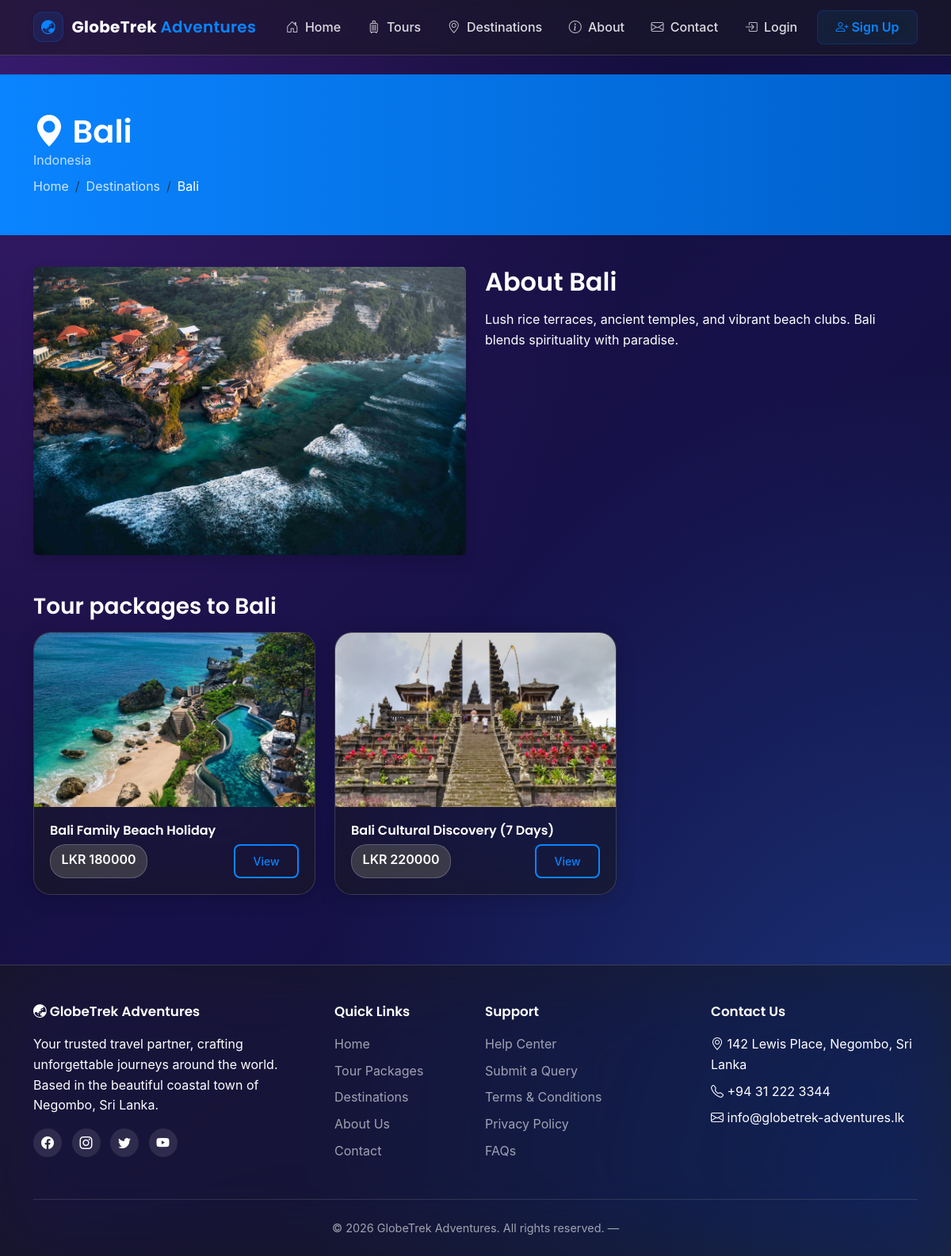
/tours/destinations/2/, run on the app's committed database.
### apps/tours/models.py (models this page shows, shortened)
class Destination(models.Model):
    name = models.CharField(max_length=100)
    country = models.CharField(max_length=80)
    description = models.TextField()
    image = models.ImageField(upload_to='destinations/', blank=True, null=True)
    featured = models.BooleanField(
        default=False,
        help_text='Tick to show this destination on the homepage.',
    )
    created_at = models.DateTimeField(auto_now_add=True)
    class Meta:
        ordering = ['name']

class TourPackage(models.Model):
    title = models.CharField(max_length=200)
    slug = models.SlugField(max_length=220, unique=True, blank=True)
    destination = models.ForeignKey(
        Destination, on_delete=models.CASCADE, related_name='packages',
    )
    category = models.ForeignKey(
        TourCategory,
        on_delete=models.SET_NULL,
        null=True, blank=True,
        related_name='packages',
    )
    description = models.TextField()
    duration_days = models.PositiveIntegerField(
        validators=[MinValueValidator(1)],
        help_text='Total number of days for this tour.',
    )
    price = models.DecimalField(
        max_digits=10, decimal_places=2,
        help_text='Price per person in LKR.',
    )
    max_travellers = models.PositiveIntegerField(default=10)
    includes = models.TextField(
        help_text='What is included (one item per line: flights, hotel, meals).',
    )
    excludes = models.TextField(
        blank=True,
        help_text='What is NOT included (visa fees, insurance, etc.)',
    )
    image = models.ImageField(upload_to='tours/', blank=True, null=True)
    rating = models.DecimalField(
        max_digits=3, decimal_places=1,
        default=4.5,
        validators=[MinValueValidator(0), MaxValueValidator(5)],
    )
    available_from = models.DateField()
    available_to = models.DateField()
    is_active = models.BooleanField(default=True)
    created_at = models.DateTimeField(auto_now_add=True)
    updated_at = models.DateTimeField(auto_now=True)
    class Meta:
        ordering = ['-created_at']

### apps/tours/views.py (the view)
# urls.py: path('destinations/<int:pk>/', views.destination_detail, name='destination_detail'),
def destination_detail(request, pk):
    destination = get_object_or_404(Destination, pk=pk)
    packages = destination.packages.filter(is_active=True)
    return render(request, 'tours/destination_detail.html', {
        'destination': destination,
        'packages': packages,
    })

### apps/core/context_processors.py (called while the page is built)
def site_meta(request):
    return {
        'COMPANY_NAME': settings.COMPANY_NAME,
        'COMPANY_ADDRESS': settings.COMPANY_ADDRESS,
        'COMPANY_PHONE': settings.COMPANY_PHONE,
        'COMPANY_EMAIL': settings.COMPANY_EMAIL,
    }

### templates/tours/destination_detail.html (shortened to what this page needs)
{% extends 'base.html' %}
{% block content %}
<div class="page-header">
    <div class="container">
        <h1><i class="bi bi-geo-alt-fill"></i> {{ destination.name }}</h1>
        <p class="opacity-75 mb-0">{{ destination.country }}</p>
        <nav class="mt-2">
            <ol class="breadcrumb">
                <li class="breadcrumb-item"><a href="{% url 'core:home' %}">Home</a></li>
                <li class="breadcrumb-item"><a href="{% url 'tours:destination_list' %}">Destinations</a></li>
                <li class="breadcrumb-item active">{{ destination.name }}</li>
            </ol>
        </nav>
    </div>
</div>
<div class="container">
    <div class="row g-4 mb-5">
        <div class="col-lg-6">
            {% if destination.image %}
                <img src="{{ destination.image.url }}" class="img-fluid rounded shadow" alt="{{ destination.name }}">
            {% else %}
                <img src="https://placehold.co/800x500/4F46E5/ffffff?text={{ destination.name|urlencode }}" class="img-fluid rounded shadow" alt="{{ destination.name }}">
            {% endif %}
        </div>
        <div class="col-lg-6">
            <h2>About {{ destination.name }}</h2>
            <p>{{ destination.description|linebreaks }}</p>
        </div>
    </div>
    <h3 class="mb-3">Tour packages to {{ destination.name }}</h3>
    {% if packages %}
    <div class="row g-4">
        {% for pkg in packages %}
        <div class="col-md-4">
            <div class="card h-100">
                {% if pkg.image %}<img src="{{ pkg.image.url }}" class="card-img-top" alt="{{ pkg.title }}">
                {% else %}<img src="https://placehold.co/400x300/818CF8/ffffff?text={{ pkg.title|urlencode }}" class="card-img-top" alt="{{ pkg.title }}">{% endif %}
                <div class="card-body">
                    <h6>{{ pkg.title }}</h6>
                    <div class="d-flex justify-content-between mt-2">
                        <span class="price-tag">LKR {{ pkg.price|floatformat:0 }}</span>
                        <a href="{% url 'tours:package_detail' pkg.slug %}" class="btn btn-sm btn-outline-indigo">View</a>
                    </div>
                </div>
            </div>
        </div>
        {% endfor %}
    </div>
    {% else %}
    <p class="text-muted">No tours yet for this destination.</p>
    {% endif %}
</div>
{% endblock %}

### static/css/style.css (style rules this page uses)
:root { --primary: #0A84FF; --primary-dark: #0061CC; --primary-light: #5E5CE6; --accent: #BF5AF2; --bg-tint: rgba(0, 0, 0, 0.2); --bg-white: rgba(255, 255, 255, 0.1); --text-dark: #FFFFFF; --text-muted: rgba(255, 255, 255, 0.6); --success: #32D74B; --danger: #FF453A; --warning: #FF9F0A; --shadow-soft: 0 4px 24px 0 rgba(0, 0, 0, 0.2); --shadow-hover: 0 12px 40px 0 rgba(0, 0, 0, 0.3); --glass-border: rgba(255, 255, 255, 0.15); --glass-bg: rgba(25, 25, 25, 0.65); --radius: 22px; --bs-body-color: var(--text-dark); }
* { box-sizing: border-box; }
body { font-family: -apple-system, BlinkMacSystemFont, "Segoe UI", Roboto, Helvetica, Arial, sans-serif, "Apple Color Emoji", "Segoe UI Emoji", "Segoe UI Symbol"; background: radial-gradient(ellipse at top left, #3A1C71 0%, transparent 50%), radial-gradient(ellipse at bottom right, #1E3A8A 0%, transparent 50%), linear-gradient(135deg, #100C2A 0%, #17114A 50%, #0B1032 100%); background-size: cover; background-attachment: fixed; color: var(--text-dark); line-height: 1.6; margin: 0; padding: 0; min-height: 100vh; }
h1, h2, h3, h4, h5, h6 { font-family: 'Poppins', sans-serif; font-weight: 600; color: var(--text-dark); }
a { color: var(--primary); text-decoration: none; transition: color 0.2s ease; }
.btn { border-radius: 8px; padding: 0.55rem 1.4rem; font-weight: 500; transition: all 0.2s ease; }
.btn-outline-indigo { background: transparent; border: 2px solid var(--primary); color: var(--primary); }
.card { border: 1px solid var(--glass-border); background: var(--glass-bg); backdrop-filter: blur(48px) saturate(200%); -webkit-backdrop-filter: blur(48px) saturate(200%); border-radius: var(--radius); box-shadow: var(--shadow-soft); transition: transform 0.3s ease, box-shadow 0.3s ease, background 0.3s ease; overflow: hidden; }
.card-img-top { height: 220px; object-fit: cover; width: 100%; }
.card-body { padding: 1.25rem; color: var(--text-dark); }
.price-tag { background: rgba(255, 255, 255, 0.15); backdrop-filter: blur(10px); -webkit-backdrop-filter: blur(10px); border: 1px solid rgba(255, 255, 255, 0.2); color: var(--text-dark); padding: 0.35rem 0.85rem; border-radius: 20px; font-weight: 600; display: inline-block; }
.page-header { background: linear-gradient(90deg, var(--primary) 0%, var(--primary-dark) 100%); color: #fff; padding: 3rem 0; margin-bottom: 2.5rem; }
.page-header h1 { color: #fff; margin: 0; }
.page-header .breadcrumb { background: transparent; margin: 0.5rem 0 0; padding: 0; }
.page-header .breadcrumb-item a { color: rgba(255, 255, 255, 0.8); }
.page-header .breadcrumb-item.active { color: #fff; }

### data on the page
Destination: name "Bali", country "Indonesia", image (picture), description "Lush rice terraces, ancient temples, and vibrant beach clubs. Bali blends spirituality with paradise."
TourPackage: image (picture), title "Bali Family Beach Holiday", price "180000"
TourPackage: image (picture), title "Bali Cultural Discovery (7 Days)", price "220000"

### other printed values
{{ COMPANY_ADDRESS }} "142 Lewis Place, Negombo, Sri Lanka"
{{ COMPANY_PHONE }} "+94 31 222 3344"
{{ COMPANY_EMAIL }} "info@globetrek-adventures.lk"
{{ COMPANY_NAME }} "GlobeTrek Adventures"
